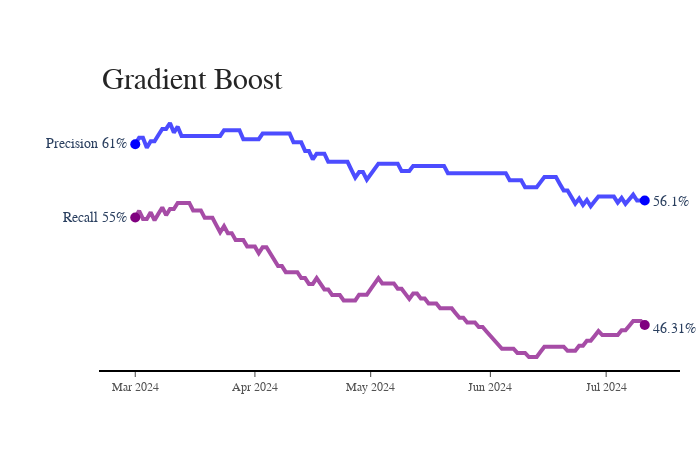

The code cell stored with this chart in its notebook:
### Code cell
import plotly.graph_objects as go


# Create traces
fig_rf = go.Figure()
fig_rf.add_trace(go.Scatter(
                x=df["date"], 
                y=df["precision_total"],
                mode="lines",
                name="Precision Across All Time",
                opacity=0.7,
                line=dict(
                color='blue',   
                width=4)))
    
fig_rf.add_trace(go.Scatter(
                x=df["date"], 
                y=df["recall_total"],
                mode="lines",
                name="Recall Across All Time",
                opacity=0.7,
                line=dict(
                color='purple',   
                width=4)))

fig_rf.add_trace(go.Scatter(
                x=[df["date"].iloc[0], df["date"].iloc[-1]],
                y=[df["recall_total"].iloc[0], df["recall_total"].iloc[-1]],
                mode="markers",
                marker=dict(color="purple", size=10)))

fig_rf.add_trace(go.Scatter(
                x=[df["date"].iloc[0], df["date"].iloc[-1]],
                y=[df["precision_total"].iloc[0], df["precision_total"].iloc[-1]],
                mode="markers",
                marker=dict(color="blue", size=10)))

fig_rf.update_layout(
    xaxis=dict(
        showline=True,
        showgrid=True,
        showticklabels=True,
        linecolor='rgb(0, 0, 0)',
        linewidth=2,
        ticks='outside',
        tickfont=dict(
            family='Arial',
            size=12,
            color='rgb(82, 82, 82)',
        ),
    ),
    yaxis=dict(
        showgrid=True,
        zeroline=False,
        showline=True,
        showticklabels=False,
    ),
    autosize=False,
    margin=dict(
        autoexpand=False,
        l=100,
        r=20,
        t=110,
    ),
    showlegend=False,
    plot_bgcolor='white'
)

annotations = []

# labels
for y_trace, label, color in zip([df["recall_total"], df["precision_total"]], ["Recall", "Precision"], ["purple", "blue"]):
    # left side annotation
    annotations.append(dict(xref='paper', x=0.05, y=y_trace.iloc[0],
                                  xanchor='right', yanchor='middle',
                                  text=label + ' {}%'.format(round(100*y_trace.iloc[0])),
                                  font=dict(family='Arial',
                                            size=14),
                                  showarrow=False))
    # right side annotation
    print(round(y_trace.iloc[0], 2))
    annotations.append(dict(xref='paper', x=0.95, y=round(y_trace.iloc[-1], 2),
                                  xanchor='left', yanchor='middle',
                                  text='{}%'.format(round(100*y_trace.iloc[-1], 2)),
                                  font=dict(family='Arial',
                                            size=14),
                                  showarrow=False))

# title
annotations.append(dict(xref='paper', yref='paper', x=0.0, y=1.05,
                              xanchor='left', yanchor='bottom',
                              text='Gradient Boost',
                              font=dict(family='Arial',
                                        size=30,
                                        color='rgb(37,37,37)'),
                              showarrow=False))

fig_rf.update_layout(annotations=annotations)


fig_rf.show()

### Figure 1 — Plotly figure (JSON) as saved in the notebook; plotly's stock layout.template omitted (floating-point values rounded to 4 significant figures; data arrays with more than 128 entries replaced by an {"elided": "..."} marker saying what was removed)
{"data": [{"line": {"color": "blue", "width": 4}, "mode": "lines", "name": "Precision Across All Time", "opacity": 0.7, "type": "scatter", "x": {"elided": "133 str values"}, "y": {"elided": "133 float values"}}, {"line": {"color": "purple", "width": 4}, "mode": "lines", "name": "Recall Across All Time", "opacity": 0.7, "type": "scatter", "x": {"elided": "133 str values"}, "y": {"elided": "133 float values"}}, {"marker": {"color": "purple", "size": 10}, "mode": "markers", "type": "scatter", "x": ["2024-03-01", "2024-07-11"], "y": [0.5476, 0.4631]}, {"marker": {"color": "blue", "size": 10}, "mode": "markers", "type": "scatter", "x": ["2024-03-01", "2024-07-11"], "y": [0.6053, 0.561]}], "layout": {"annotations": [{"font": {"family": "Arial", "size": 14}, "showarrow": false, "text": "Recall 55%", "x": 0.05, "xanchor": "right", "xref": "paper", "y": 0.5476, "yanchor": "middle"}, {"font": {"family": "Arial", "size": 14}, "showarrow": false, "text": "46.31%", "x": 0.95, "xanchor": "left", "xref": "paper", "y": 0.46, "yanchor": "middle"}, {"font": {"family": "Arial", "size": 14}, "showarrow": false, "text": "Precision 61%", "x": 0.05, "xanchor": "right", "xref": "paper", "y": 0.6053, "yanchor": "middle"}, {"font": {"family": "Arial", "size": 14}, "showarrow": false, "text": "56.1%", "x": 0.95, "xanchor": "left", "xref": "paper", "y": 0.56, "yanchor": "middle"}, {"font": {"color": "rgb(37,37,37)", "family": "Arial", "size": 30}, "showarrow": false, "text": "Gradient Boost", "x": 0, "xanchor": "left", "xref": "paper", "y": 1.05, "yanchor": "bottom", "yref": "paper"}], "autosize": false, "height": 450, "margin": {"autoexpand": false, "l": 100, "r": 20, "t": 110}, "plot_bgcolor": "white", "showlegend": false, "width": 700, "xaxis": {"autorange": true, "linecolor": "rgb(0, 0, 0)", "linewidth": 2, "range": ["2024-02-20 20:49:13.4838", "2024-07-20 03:10:46.5162"], "showgrid": true, "showline": true, "showticklabels": true, "tickfont": {"color": "rgb(82, 82, 82)", "family": "Arial", "size": 12}, "ticks": "outside", "type": "date"}, "yaxis": {"autorange": true, "range": [0.4277, 0.6322], "showgrid": true, "showline": true, "showticklabels": false, "type": "linear", "zeroline": false}}}
